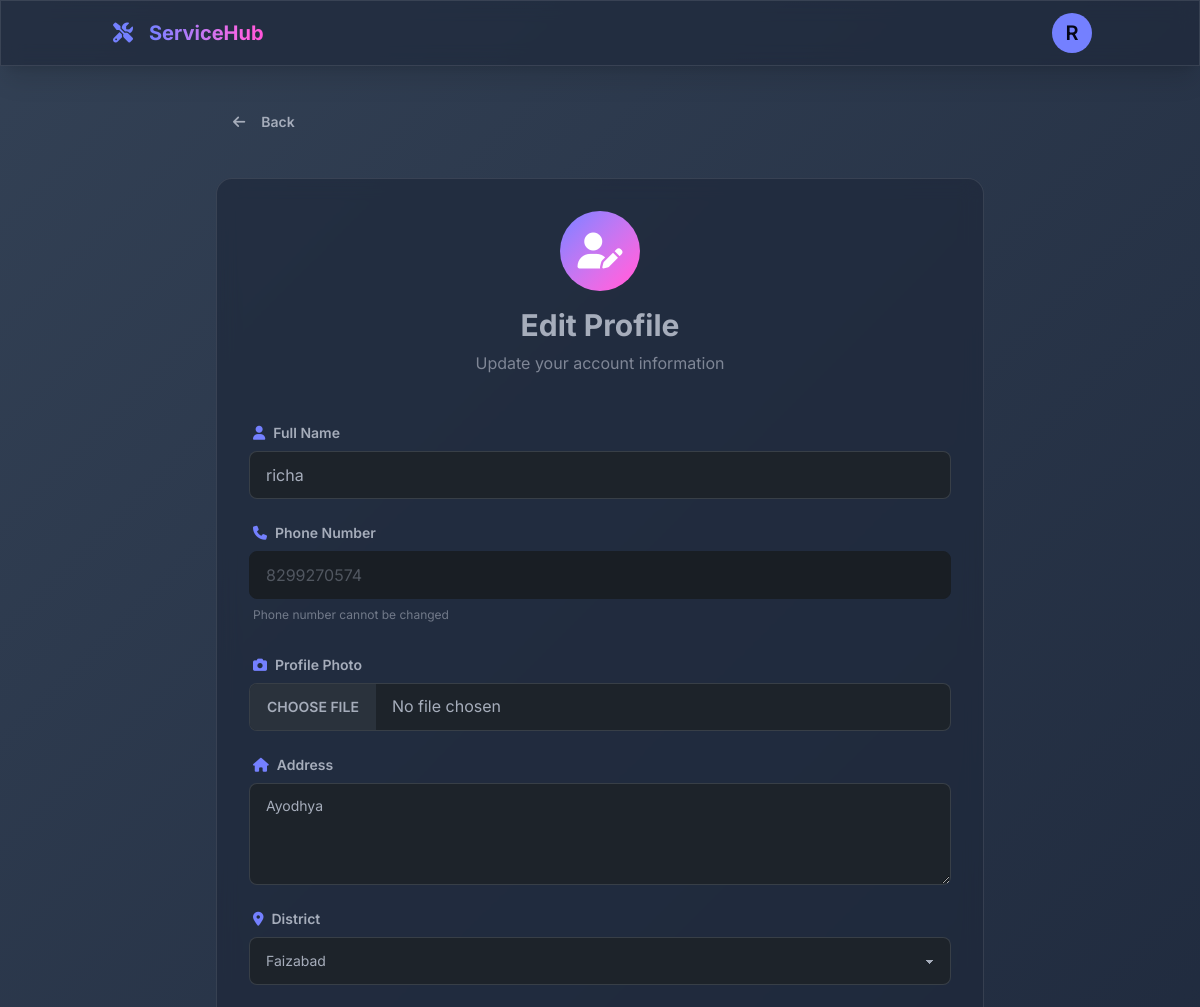
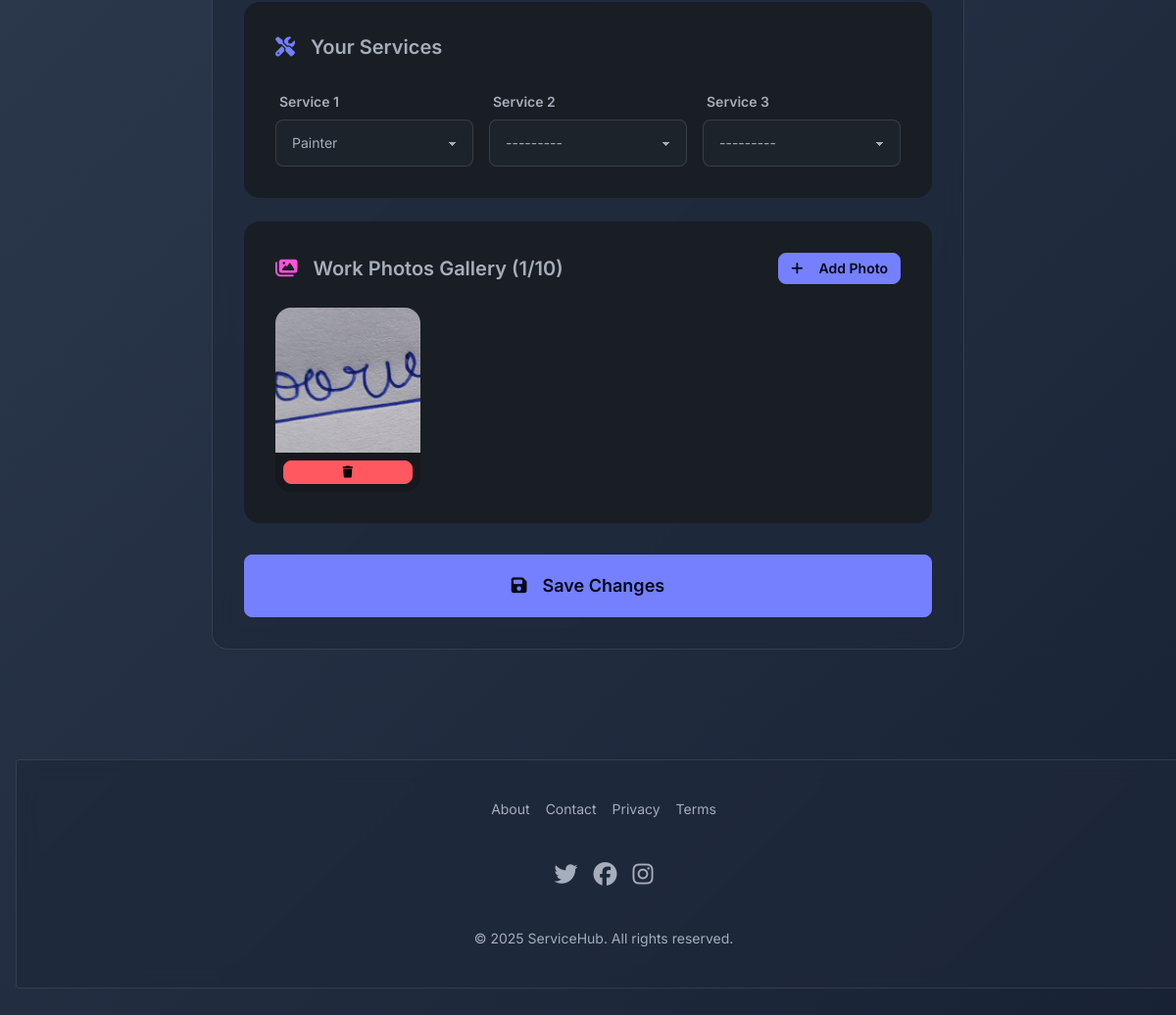
Screenshot of /profile/edit/ (signed in) with the database file from the repository (2 pictures, top to bottom).
### services/models.py (models this page shows, shortened)
class User(AbstractBaseUser, PermissionsMixin):
    USER_TYPE_CHOICES = (
        ('customer', 'Customer'),
        ('provider', 'Service Provider'),
    )
    phone_regex = RegexValidator(
        regex=r'^[6-9]\d{9}$',
        message="Phone number must be 10 digits starting with 6-9"
    )
    phone_number = models.CharField(
        max_length=10,
        unique=True,
        primary_key=True,
        validators=[phone_regex]
    )
    name = models.CharField(max_length=100)
    user_type = models.CharField(max_length=10, choices=USER_TYPE_CHOICES)
    is_active = models.BooleanField(default=True)
    is_staff = models.BooleanField(default=False)
    date_joined = models.DateTimeField(auto_now_add=True)
    objects = UserManager()
    USERNAME_FIELD = 'phone_number'
    REQUIRED_FIELDS = ['name', 'user_type']

class ServiceProvider(models.Model):
    user = models.OneToOneField(User, on_delete=models.CASCADE, related_name='provider_profile')
    photo = models.ImageField(upload_to='provider_photos/', blank=True, null=True)
    address = models.TextField()
    district = models.CharField(max_length=50, choices=DISTRICT_CHOICES, default='lucknow')
    aadhar_regex = RegexValidator(
        regex=r'^\d{12}$',
        message="Aadhar number must be exactly 12 digits"
    )
    aadhar_number = models.CharField(
        max_length=12,
        unique=True,
        validators=[aadhar_regex]
    )
    date_of_birth = models.DateField()
    SERVICE_CHOICES = [
        ('mason', 'Mason'),
        ('painter', 'Painter'),
        ('plumber', 'Plumber'),
        ('carpenter', 'Carpenter'),
        ('electrician', 'Electrician'),
        ('tile_marble', 'Tile/Marble Worker'),
        ('steel_fabricator', 'Steel Fabricator'),
        ('glass_worker', 'Glass Worker'),
        ('gardener', 'Gardener'),
        ('driver', 'Driver'),
    ]
    service1 = models.CharField(max_length=20, choices=SERVICE_CHOICES)
    service2 = models.CharField(max_length=20, choices=SERVICE_CHOICES, blank=True, null=True)
    service3 = models.CharField(max_length=20, choices=SERVICE_CHOICES, blank=True, null=True)
    is_verified = models.BooleanField(default=False)
    rating = models.DecimalField(max_digits=3, decimal_places=2, default=0.00)
    total_reviews = models.IntegerField(default=0)
    created_at = models.DateTimeField(auto_now_add=True)
    class Meta:
        ordering = ['-rating', '-created_at']

class ProviderWorkPhoto(models.Model):
    provider = models.ForeignKey(ServiceProvider, on_delete=models.CASCADE, related_name='work_photos')
    photo = models.ImageField(upload_to='work_photos/')
    title = models.CharField(max_length=100, blank=True)
    description = models.TextField(blank=True)
    uploaded_at = models.DateTimeField(auto_now_add=True)
    class Meta:
        ordering = ['-uploaded_at']
        verbose_name = 'Work Photo'
        verbose_name_plural = 'Work Photos'

### services/views.py (the view)
# urls.py: path('profile/edit/', views.edit_profile, name='edit_profile'),
@login_required
def edit_profile(request):
    try:
        user = request.user
        if request.method == 'POST':
            user_form = ProfileEditForm(request.POST, instance=user)
            if user.user_type == 'provider':
                profile_form = ProviderProfileEditForm(
                    request.POST, request.FILES, instance=user.provider_profile
                )
            else:
                profile_form = CustomerProfileEditForm(
                    request.POST, instance=user.customer_profile
                )
            if user_form.is_valid() and profile_form.is_valid():
                user_form.save()
                profile_form.save()
                if user.user_type == 'customer':
                    request.session['selected_district'] = user.customer_profile.district
                messages.success(request, 'Profile updated successfully!')
                if user.user_type == 'provider':
                    return redirect('provider_home')
                else:
                    return redirect('customer_home')
        else:
            user_form = ProfileEditForm(instance=user)
            if user.user_type == 'provider':
                profile_form = ProviderProfileEditForm(instance=user.provider_profile)
                work_photos = user.provider_profile.work_photos.all()
            else:
                profile_form = CustomerProfileEditForm(instance=user.customer_profile)
                work_photos = None
        return render(request, 'services/edit_profile.html', {
            'user_form': user_form,
            'profile_form': profile_form,
            'work_photos': work_photos,
        })
    except Exception as e:
        messages.error(request, 'An error occurred. Please try again.')
        print(f"Edit profile error: {e}")
        if request.user.user_type == 'provider':
            return redirect('provider_home')
        else:
            return redirect('customer_home')

### services/forms.py
class ProfileEditForm(forms.ModelForm):
    name = forms.CharField(
        max_length=100,
        widget=forms.TextInput(attrs={'class': 'input input-bordered w-full'})
    )
    class Meta:
        model = User
        fields = ['name']

class ProviderProfileEditForm(forms.ModelForm):
    address = forms.CharField(
        widget=forms.Textarea(attrs={'class': 'textarea textarea-bordered w-full', 'rows': 3})
    )
    district = forms.ChoiceField(
        choices=DISTRICT_CHOICES,
        widget=forms.Select(attrs={'class': 'select select-bordered w-full'})
    )
    photo = forms.ImageField(
        required=False,
        widget=forms.FileInput(attrs={'class': 'file-input file-input-bordered w-full'})
    )
    class Meta:
        model = ServiceProvider
        fields = ['address', 'district', 'photo', 'service1', 'service2', 'service3']
        widgets = {
            'service1': forms.Select(attrs={'class': 'select select-bordered w-full'}),
            'service2': forms.Select(attrs={'class': 'select select-bordered w-full'}),
            'service3': forms.Select(attrs={'class': 'select select-bordered w-full'}),
        }

### services/templates/services/edit_profile.html (shortened to what this page needs)
{% extends 'services/base.html' %}
{% block content %}
<div class="max-w-3xl mx-auto">
    <div class="mb-8">
        <a href="{% if user.user_type == 'provider' %}{% url 'provider_home' %}{% else %}{% url 'customer_home' %}{% endif %}" class="btn btn-ghost">
            <i class="fas fa-arrow-left mr-2"></i> Back
        </a>
    </div>
    <div class="card glass-effect">
        <div class="card-body">
            <div class="text-center mb-8">
                <div class="w-20 h-20 rounded-full bg-gradient-to-br from-primary to-secondary flex items-center justify-center mx-auto mb-4">
                    <i class="fas fa-user-edit text-4xl text-white"></i>
                </div>
                <h2 class="text-3xl font-bold">Edit Profile</h2>
                <p class="text-base-content/70 mt-2">Update your account information</p>
            </div>
            <form method="POST" {% if user.user_type == 'provider' %}enctype="multipart/form-data"{% endif %}>
                <div class="form-control">
                    <label class="label">
                        <span class="label-text font-semibold">
                            <i class="fas fa-user text-primary mr-2"></i>Full Name
                        </span>
                    </label>
                    {{ user_form.name }}
                </div>
                <div class="form-control mt-4">
                    <label class="label">
                        <span class="label-text font-semibold">
                            <i class="fas fa-phone text-primary mr-2"></i>Phone Number
                        </span>
                    </label>
                    <input type="text" value="{{ user.phone_number }}" class="input input-bordered" disabled>
                    <label class="label">
                        <span class="label-text-alt text-base-content/60">Phone number cannot be changed</span>
                    </label>
                </div>
                {% if user.user_type == 'provider' %}
                <div class="form-control mt-4">
                    <label class="label">
                        <span class="label-text font-semibold">
                            <i class="fas fa-camera text-primary mr-2"></i>Profile Photo
                        </span>
                    </label>
                    {{ profile_form.photo }}
                </div>
                <div class="form-control mt-4">
                    <label class="label">
                        <span class="label-text font-semibold">
                            <i class="fas fa-home text-primary mr-2"></i>Address
                        </span>
                    </label>
                    {{ profile_form.address }}
                </div>
                <div class="form-control mt-4">
                    <label class="label">
                        <span class="label-text font-semibold">
                            <i class="fas fa-map-marker-alt text-primary mr-2"></i>District
                        </span>
                    </label>
                    {{ profile_form.district }}
                </div>
                <div class="card bg-base-200 mt-6">
                    <div class="card-body">
                        <h3 class="card-title mb-4">
                            <i class="fas fa-tools text-primary mr-2"></i>
                            Your Services
                        </h3>
                        <div class="grid grid-cols-1 md:grid-cols-3 gap-4">
                            <div class="form-control">
                                <label class="label">
                                    <span class="label-text font-semibold">Service 1</span>
                                </label>
                                {{ profile_form.service1 }}
                            </div>
                            <div class="form-control">
                                <label class="label">
                                    <span class="label-text font-semibold">Service 2</span>
                                </label>
                                {{ profile_form.service2 }}
                            </div>
                            <div class="form-control">
                                <label class="label">
                                    <span class="label-text font-semibold">Service 3</span>
                                </label>
                                {{ profile_form.service3 }}
                            </div>
                        </div>
                    </div>
                </div>
                <div class="card bg-base-200 mt-6">
                    <div class="card-body">
                        <div class="flex items-center justify-between mb-4">
                            <h3 class="card-title">
                                <i class="fas fa-images text-secondary mr-2"></i>
                                Work Photos Gallery ({{ work_photos.count }}/10)
                            </h3>
                            {% if work_photos.count < 10 %}
                            <a href="{% url 'add_work_photo' %}" class="btn btn-sm btn-primary">
                                <i class="fas fa-plus mr-2"></i>
                                Add Photo
                            </a>
                            {% endif %}
                        </div>
                        {% if work_photos %}
                        <div class="grid grid-cols-2 md:grid-cols-4 gap-4">
                            {% for photo in work_photos %}
                            <div class="card bg-base-300">
                                <figure class="aspect-square">
                                    <img src="{{ photo.photo.url }}" alt="{{ photo.title }}" class="w-full h-full object-cover">
                                </figure>
                                <div class="card-body p-2">
                                    <a href="{% url 'delete_work_photo' photo_id=photo.id %}"
                                       class="btn btn-xs btn-error w-full"
                                       onclick="return confirm('Delete this photo?')">
                                        <i class="fas fa-trash"></i>
                                    </a>
                                </div>
                            </div>
                            {% endfor %}
                        </div>
                        {% endif %}
                    </div>
                </div>
                {% endif %}
                <div class="form-control mt-8">
                    <button type="submit" class="btn btn-primary btn-lg btn-block hover-lift">
                        <i class="fas fa-save mr-2"></i>
                        Save Changes
                    </button>
                </div>
            </form>
        </div>
    </div>
</div>
{% endblock %}

### services/templates/services/base.html (shortened to what this page needs)
<!DOCTYPE html>
<html lang="en" data-theme="dark">
<head>
    <link href="https://cdn.jsdelivr.net/npm/daisyui@4.4.19/dist/full.min.css" rel="stylesheet" type="text/css" />
    <script src="https://cdn.tailwindcss.com"></script>
    <link rel="stylesheet" href="https://cdnjs.cloudflare.com/ajax/libs/font-awesome/6.5.1/css/all.min.css">
</head>
<body class="gradient-bg">
    <div class="navbar glass-effect sticky top-0 z-50 shadow-xl">
        <div class="container mx-auto px-2 md:px-4">
            <div class="flex-1">
                <a href="{% url 'home' %}" class="btn btn-ghost text-lg md:text-xl px-2">
                    <i class="fas fa-tools text-primary animate-icon"></i>
                    <span class="ml-2 bg-gradient-to-r from-primary to-secondary bg-clip-text text-transparent font-bold hidden sm:inline">
                    </span>
                </a>
            </div>
            {% if user.is_authenticated %}
            <div class="flex-none gap-2">
                <div class="dropdown dropdown-end">
                    <label tabindex="0" class="btn btn-ghost btn-circle avatar placeholder">
                        <div class="bg-primary text-primary-content rounded-full w-10">
                            <span class="text-xl">{{ user.name|first|upper }}</span>
                        </div>
                    </label>
                </div>
            </div>
            {% endif %}
        </div>
    </div>
    <main class="container mx-auto px-2 md:px-4 py-4 md:py-8">
        {% block content %}{% endblock %}
    </main>
    <footer class="footer footer-center p-6 md:p-10 glass-effect text-base-content rounded mt-10 md:mt-20 mx-2 md:mx-4">
        <div class="grid grid-flow-col gap-4">
            <a class="link link-hover text-sm">About</a>
            <a class="link link-hover text-sm">Contact</a>
            <a class="link link-hover text-sm">Privacy</a>
            <a class="link link-hover text-sm">Terms</a>
        </div>
        <div>
            <div class="grid grid-flow-col gap-4">
                <a><i class="fab fa-twitter text-2xl hover:text-primary cursor-pointer"></i></a>
                <a><i class="fab fa-facebook text-2xl hover:text-primary cursor-pointer"></i></a>
                <a><i class="fab fa-instagram text-2xl hover:text-primary cursor-pointer"></i></a>
            </div>
        </div>
        <div>
            <p class="text-sm">© 2025 ServiceHub. All rights reserved.</p>
        </div>
    </footer>
</body>
</html>

### services/templates/services/base.html (style rules this page uses)
* { font-family: 'Inter', sans-serif; margin: 0; padding: 0; box-sizing: border-box; }
html { width: 100%; overflow-x: hidden; }
body { width: 100%; min-height: 100vh; overflow-x: hidden; position: relative; }
.glass-effect { background: rgba(30, 41, 59, 0.7); backdrop-filter: blur(10px); -webkit-backdrop-filter: blur(10px); border: 1px solid rgba(255, 255, 255, 0.1); }
.gradient-bg { background: linear-gradient(-45deg, #0f172a, #1e293b, #0f172a, #334155); background-size: 400% 400%; animation: gradient 15s ease infinite; width: 100%; min-height: 100vh; padding-bottom: 50px; }
.hover-lift, .card-shine, .btn { transition: all 0.3s cubic-bezier(0.4, 0, 0.2, 1); }
.animate-icon { animation: float 3s ease-in-out infinite; }
.container { width: 100%; max-width: 100%; margin-left: auto; margin-right: auto; }

### rows the page displays
User: name|first "R", name "richa", phone_number "8299270574"
ServiceProvider: address "Ayodhya", district "Faizabad", service1 "Painter", service2 "---------", service3 "---------", count "1"
ProviderWorkPhoto: photo (picture)
